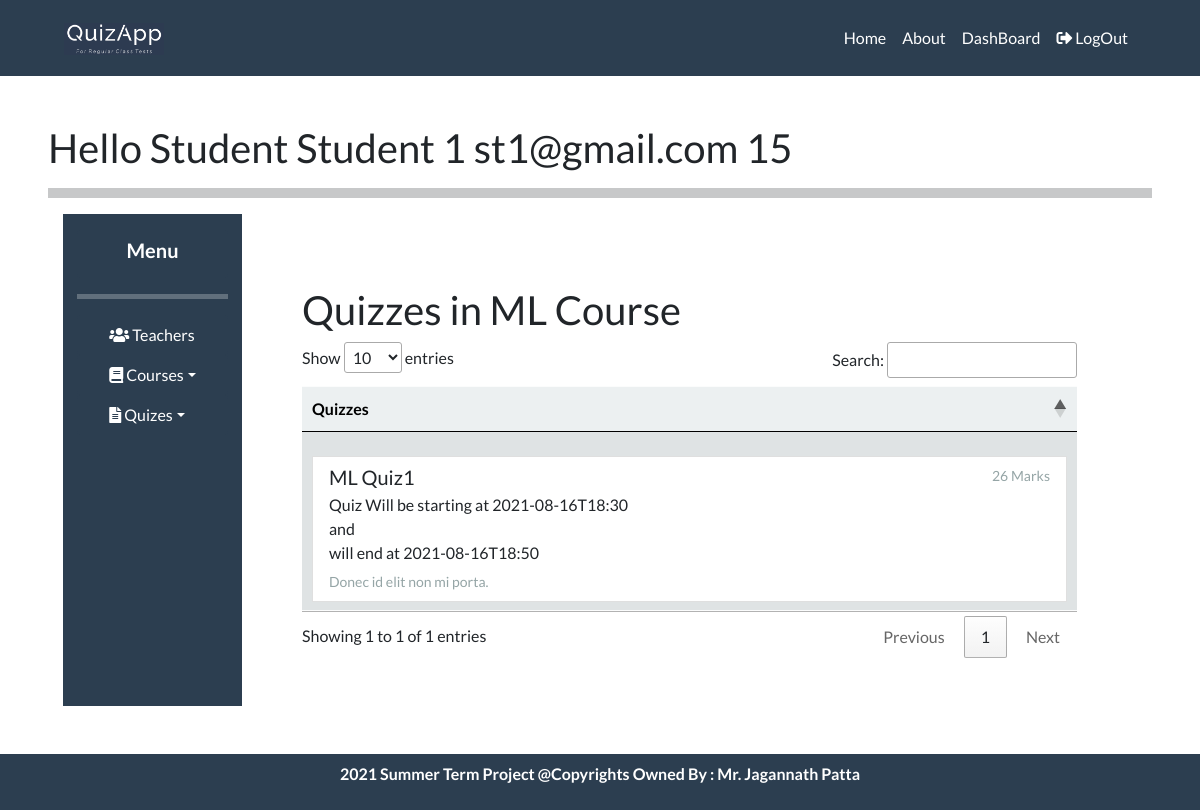
/student/course?id=1&name=ML&tid=4 (signed in), run on the app's committed database.
### tables this page shows
CREATE TABLE "Quiz" (
	"quiz_id"	INTEGER NOT NULL PRIMARY KEY AUTOINCREMENT,
	"teacher_id"	INTEGER NOT NULL,
	"course_id"	INTEGER NOT NULL,
	"quiz_name"	TEXT,
	"img_id"	INTEGER NOT NULL,
	"img_key"	BLOB,
	"quiz_marks"	INTEGER DEFAULT 0,
	"quiz_startDate"	TEXT NOT NULL,
	"quiz_endDate"	TEXT NOT NULL,
	FOREIGN KEY("img_id") REFERENCES "Images"("image_id") ON DELETE SET NULL,
	UNIQUE("course_id","teacher_id","quiz_name"),
	FOREIGN KEY("teacher_id") REFERENCES "Teacher"("teacher_id") ON DELETE CASCADE,
	FOREIGN KEY("course_id") REFERENCES "Course"("course_id") ON DELETE CASCADE
);

### Student/views.py (the view)
def Course():
    page = check_user("/studentSite/course.html")
    if len(page) > 1:
        return render_template(page[0] , msg = page[1])
    else:
        id = request.args.get('id',type = int)
        name = request.args.get('name', type = str)
        tid = request.args.get('tid' , type = int)
        if (id , name , tid) in session['courses']:
            try:
                conn = sqlite3.connect("DataBase/quizAppDataBase.db")
                cursor = conn.cursor()
                quizes = cursor.execute("SELECT QUIZ_ID , QUIZ_NAME , QUIZ_MARKS , QUIZ_STARTDATE , QUIZ_ENDDATE from QUIZ WHERE COURSE_ID = ? AND TEACHER_ID = ? " , ( id , tid , )).fetchall()
                cursor.close()
                conn.close()
            except Exception as e:
                msg = "Some Error : " + str(e)
            return render_template(page[0] , course = [id , name , tid] , flag = True , quizes = quizes )
        else:
            msg1 = "Enroll to the course to view all the quizs. For Public Courses the Key is '1234'."
            return render_template(page[0] , course = [id , name , tid] , flag = False , msg1 = msg1 )

### Student/views.py (called while the page is built)
def check_user(page):
    if session.get("email"):
        if session.get("user_role") == 'S':
            return [page]
        else:
            return [page , "You Don't have these previlages." ]
    else:
        return ['login.html']

### templates/studentSite/course.html (shortened to what this page needs)
{% extends "/studentSite/studentHome.html" %}
{% block body %}
<div class="p-sm-5">
    {% if flag %}
      <h2> Quizzes in {{course[1]}} Course </h2>
        <table id='tab' class="display table responsive table-hover">
            <thead>
                <tr class="table-light">
                  <th scope="col"> Quizzes </th>
                </tr>
              </thead>
            <tbody>
                {% for quiz in  quizes: %}
              <tr class="table-light">
                <td>
                    <a href="/student/quiz?id={{quiz[0]}}&name={{quiz[1]}}&cid={{course[0]}}&tid={{course[2]}}" class="mt-3 list-group-item list-group-item-action flex-column align-items-start ">
                        <div class="d-flex w-100 justify-content-between">
                            <h5 class="mb-1"> {{quiz[1] }}   </h5>
                            <small class="text-muted">{{quiz[2]}} Marks </small>
                        </div>
                            <p class="mb-1">Quiz Will be starting at {{quiz[3]}} <br> and <br> will end at {{quiz[4]}}</p>
                        <small class="text-muted">Donec id elit non mi porta.</small>
                    </a>
                </td>
              </tr>
              {% endfor %}
            </tbody>
        </table>
    {% endif %}
</div>
{% endblock %}

### data on the page
Quiz: quiz_name "ML Quiz1", quiz_marks "26", quiz_startDate "2021-08-16T18:30", quiz_endDate "2021-08-16T18:50"

### other printed values
{{ session['username'] }} "Student 1"
{{ session['email'] }} "st1@gmail.com"
{{ session['role_id'] }} "15"
{{ course[1] }} "ML"
